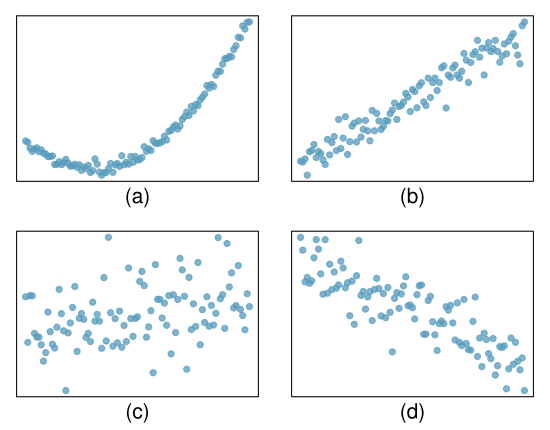

Here is the R script that generated this plot:

set.seed(179)

# 4 scatterplots

x = seq(0,10,0.1)
yNonLin = (x-3)^2 - 4 + rnorm(length(x), mean = 0, sd = 1)
yPosLinStrong = 3*x + 10 + rnorm(length(x), mean = 0, sd = 2)
yPosLinWeak = 3*x + 10 + rnorm(length(x), mean = 0, sd = 20)
yNegLinWeak = -3*x + 10 + rnorm(length(x), mean = 0, sd = 5)

pdf("cor.pdf", 5.5, 4.3)

par(mar=c(2,1,1,1), las=1, mgp=c(0.5,0.7,0), mfrow = c(2,2), cex.lab = 1.5, cex.axis = 1.5)

plot(yNonLin ~ x, ylab = "", xlab = "(a)", pch=19, col=COL[1,2], axes = FALSE)
box()

plot(yPosLinStrong ~ x, ylab = "", xlab = "(b)", pch=19, col=COL[1,2], axes = FALSE)
box()

plot(yPosLinWeak ~ x, ylab = "", xlab = "(c)", pch=19, col=COL[1,2], axes = FALSE)
box()

plot(yNegLinWeak ~ x, ylab = "", xlab = "(d)", pch=19, col=COL[1,2], axes = FALSE)
box()

dev.off()

cor(yNonLin,x)
cor(yPosLinStrong,x)
cor(yPosLinWeak,x)
cor(yNegLinWeak,x)
